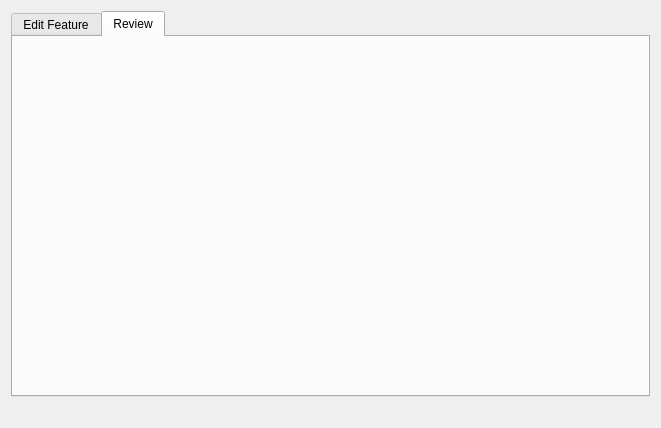
<?xml version="1.0" encoding="UTF-8"?>
<ui version="4.0">
 <class>AimsQueueWidget</class>
 <widget class="QWidget" name="AimsQueueWidget">
  <property name="geometry">
   <rect>
    <x>0</x>
    <y>0</y>
    <width>661</width>
    <height>428</height>
   </rect>
  </property>
  <property name="windowTitle">
   <string>Form</string>
  </property>
  <layout class="QVBoxLayout" name="verticalLayout">
   <item>
    <widget class="QTabWidget" name="tabWidget">
     <property name="currentIndex">
      <number>1</number>
     </property>
     <widget class="EditFeatureWidget" name="uEditFeatureTab">
      <attribute name="title">
       <string>Edit Feature</string>
      </attribute>
     </widget>
     <widget class="ReviewQueueWidget" name="uResolutionTab">
      <attribute name="title">
       <string>Review</string>
      </attribute>
     </widget>
    </widget>
   </item>
   <item>
    <layout class="QHBoxLayout" name="horizontalLayout_5" stretch="1">
     <item>
      <widget class="QLabel" name="uMessageLabel">
       <property name="text">
        <string/>
       </property>
      </widget>
     </item>
    </layout>
   </item>
  </layout>
 </widget>
 <customwidgets>
  <customwidget>
   <class>ReviewQueueWidget</class>
   <extends>QWidget</extends>
   <header>ReviewQueueWidget.h</header>
   <container>1</container>
  </customwidget>
  <customwidget>
   <class>EditFeatureWidget</class>
   <extends>QWidget</extends>
   <header>EditFeatureWidget.h</header>
   <container>1</container>
  </customwidget>
 </customwidgets>
 <resources/>
 <connections/>
</ui>
